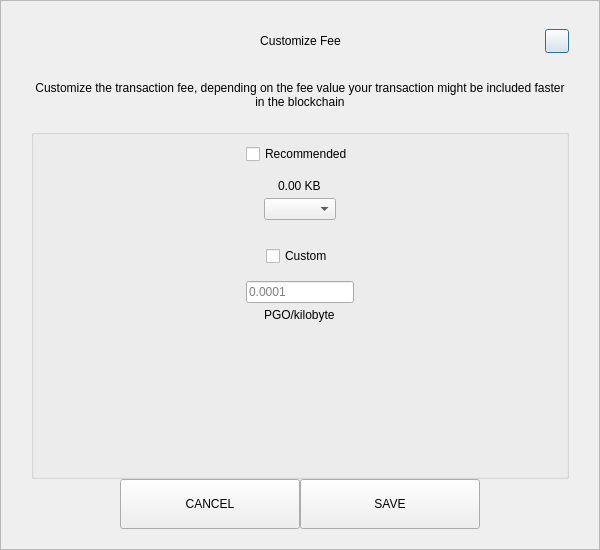
<?xml version="1.0" encoding="UTF-8"?>
<ui version="4.0">
 <class>SendCustomFeeDialog</class>
 <widget class="QDialog" name="SendCustomFeeDialog">
  <property name="geometry">
   <rect>
    <x>0</x>
    <y>0</y>
    <width>600</width>
    <height>550</height>
   </rect>
  </property>
  <property name="windowTitle">
   <string>Form</string>
  </property>
  <layout class="QVBoxLayout" name="verticalLayout_3">
   <property name="spacing">
    <number>0</number>
   </property>
   <property name="leftMargin">
    <number>0</number>
   </property>
   <property name="topMargin">
    <number>0</number>
   </property>
   <property name="rightMargin">
    <number>0</number>
   </property>
   <property name="bottomMargin">
    <number>0</number>
   </property>
   <item>
    <widget class="QFrame" name="frame">
     <property name="styleSheet">
      <string notr="true"/>
     </property>
     <property name="frameShape">
      <enum>QFrame::StyledPanel</enum>
     </property>
     <property name="frameShadow">
      <enum>QFrame::Raised</enum>
     </property>
     <layout class="QVBoxLayout" name="verticalLayout_2">
      <property name="spacing">
       <number>0</number>
      </property>
      <property name="leftMargin">
       <number>30</number>
      </property>
      <property name="topMargin">
       <number>20</number>
      </property>
      <property name="rightMargin">
       <number>30</number>
      </property>
      <property name="bottomMargin">
       <number>20</number>
      </property>
      <item>
       <layout class="QHBoxLayout" name="horizontalLayout_3">
        <property name="spacing">
         <number>0</number>
        </property>
        <item>
         <spacer name="horizontalSpacer_21">
          <property name="orientation">
           <enum>Qt::Horizontal</enum>
          </property>
          <property name="sizeHint" stdset="0">
           <size>
            <width>40</width>
            <height>20</height>
           </size>
          </property>
         </spacer>
        </item>
        <item>
         <widget class="QLabel" name="labelTitle">
          <property name="minimumSize">
           <size>
            <width>0</width>
            <height>40</height>
           </size>
          </property>
          <property name="maximumSize">
           <size>
            <width>16777215</width>
            <height>40</height>
           </size>
          </property>
          <property name="styleSheet">
           <string notr="true">padding-left:24px;</string>
          </property>
          <property name="text">
           <string>Customize Fee</string>
          </property>
          <property name="alignment">
           <set>Qt::AlignCenter</set>
          </property>
          <property name="margin">
           <number>7</number>
          </property>
         </widget>
        </item>
        <item>
         <spacer name="horizontalSpacer">
          <property name="orientation">
           <enum>Qt::Horizontal</enum>
          </property>
          <property name="sizeHint" stdset="0">
           <size>
            <width>40</width>
            <height>20</height>
           </size>
          </property>
         </spacer>
        </item>
        <item>
         <widget class="QPushButton" name="btnEsc">
          <property name="minimumSize">
           <size>
            <width>24</width>
            <height>24</height>
           </size>
          </property>
          <property name="maximumSize">
           <size>
            <width>24</width>
            <height>24</height>
           </size>
          </property>
          <property name="text">
           <string/>
          </property>
         </widget>
        </item>
       </layout>
      </item>
      <item>
       <spacer name="verticalSpacer_2">
        <property name="orientation">
         <enum>Qt::Vertical</enum>
        </property>
        <property name="sizeType">
         <enum>QSizePolicy::Fixed</enum>
        </property>
        <property name="sizeHint" stdset="0">
         <size>
          <width>20</width>
          <height>20</height>
         </size>
        </property>
       </spacer>
      </item>
      <item>
       <widget class="QLabel" name="labelMessage">
        <property name="text">
         <string>Customize the transaction fee, depending on the fee value your transaction might be included faster in the blockchain</string>
        </property>
        <property name="alignment">
         <set>Qt::AlignCenter</set>
        </property>
        <property name="wordWrap">
         <bool>true</bool>
        </property>
       </widget>
      </item>
      <item>
       <spacer name="verticalSpacer_3">
        <property name="orientation">
         <enum>Qt::Vertical</enum>
        </property>
        <property name="sizeType">
         <enum>QSizePolicy::Fixed</enum>
        </property>
        <property name="sizeHint" stdset="0">
         <size>
          <width>20</width>
          <height>20</height>
         </size>
        </property>
       </spacer>
      </item>
      <item>
       <widget class="QGroupBox" name="groupBox">
        <property name="title">
         <string/>
        </property>
        <layout class="QVBoxLayout" name="verticalLayout">
         <property name="leftMargin">
          <number>12</number>
         </property>
         <property name="rightMargin">
          <number>12</number>
         </property>
         <item>
          <layout class="QVBoxLayout" name="verticalLayout_4">
           <property name="spacing">
            <number>5</number>
           </property>
           <item alignment="Qt::AlignHCenter">
            <widget class="QCheckBox" name="checkBoxRecommended">
             <property name="text">
              <string>Recommended</string>
             </property>
            </widget>
           </item>
           <item>
            <spacer name="verticalSpacer_5">
             <property name="orientation">
              <enum>Qt::Vertical</enum>
             </property>
             <property name="sizeType">
              <enum>QSizePolicy::Fixed</enum>
             </property>
             <property name="sizeHint" stdset="0">
              <size>
               <width>20</width>
               <height>10</height>
              </size>
             </property>
            </spacer>
           </item>
           <item alignment="Qt::AlignHCenter">
            <widget class="QLabel" name="labelFee">
             <property name="text">
              <string>0.00 KB</string>
             </property>
            </widget>
           </item>
           <item alignment="Qt::AlignHCenter">
            <widget class="QComboBox" name="comboBoxRecommended"/>
           </item>
          </layout>
         </item>
         <item>
          <spacer name="verticalSpacer">
           <property name="orientation">
            <enum>Qt::Vertical</enum>
           </property>
           <property name="sizeType">
            <enum>QSizePolicy::Fixed</enum>
           </property>
           <property name="sizeHint" stdset="0">
            <size>
             <width>20</width>
             <height>20</height>
            </size>
           </property>
          </spacer>
         </item>
         <item>
          <layout class="QVBoxLayout" name="verticalLayout_5">
           <property name="spacing">
            <number>5</number>
           </property>
           <item alignment="Qt::AlignHCenter">
            <widget class="QCheckBox" name="checkBoxCustom">
             <property name="text">
              <string>Custom</string>
             </property>
            </widget>
           </item>
           <item>
            <spacer name="verticalSpacer_6">
             <property name="orientation">
              <enum>Qt::Vertical</enum>
             </property>
             <property name="sizeType">
              <enum>QSizePolicy::Fixed</enum>
             </property>
             <property name="sizeHint" stdset="0">
              <size>
               <width>20</width>
               <height>10</height>
              </size>
             </property>
            </spacer>
           </item>
           <item alignment="Qt::AlignHCenter">
            <widget class="QLineEdit" name="lineEditCustomFee">
             <property name="placeholderText">
              <string notr="true">0.0001</string>
             </property>
            </widget>
           </item>
           <item alignment="Qt::AlignHCenter">
            <widget class="QLabel" name="labelCustomFee">
             <property name="text">
              <string>PGO/kilobyte</string>
             </property>
            </widget>
           </item>
          </layout>
         </item>
         <item>
          <spacer name="verticalSpacer_4">
           <property name="orientation">
            <enum>Qt::Vertical</enum>
           </property>
           <property name="sizeHint" stdset="0">
            <size>
             <width>20</width>
             <height>40</height>
            </size>
           </property>
          </spacer>
         </item>
        </layout>
       </widget>
      </item>
      <item>
       <layout class="QHBoxLayout" name="horizontalLayout" stretch="1,2,2,1">
        <item>
         <spacer name="horizontalSpacer1">
          <property name="orientation">
           <enum>Qt::Horizontal</enum>
          </property>
          <property name="sizeHint" stdset="0">
           <size>
            <width>40</width>
            <height>20</height>
           </size>
          </property>
         </spacer>
        </item>
        <item>
         <widget class="QPushButton" name="btnCancel">
          <property name="minimumSize">
           <size>
            <width>180</width>
            <height>50</height>
           </size>
          </property>
          <property name="focusPolicy">
           <enum>Qt::NoFocus</enum>
          </property>
          <property name="text">
           <string>CANCEL</string>
          </property>
         </widget>
        </item>
        <item>
         <widget class="QPushButton" name="btnSave">
          <property name="minimumSize">
           <size>
            <width>180</width>
            <height>50</height>
           </size>
          </property>
          <property name="focusPolicy">
           <enum>Qt::NoFocus</enum>
          </property>
          <property name="text">
           <string>SAVE</string>
          </property>
         </widget>
        </item>
        <item>
         <spacer name="horizontalSpacer_2">
          <property name="orientation">
           <enum>Qt::Horizontal</enum>
          </property>
          <property name="sizeHint" stdset="0">
           <size>
            <width>40</width>
            <height>20</height>
           </size>
          </property>
         </spacer>
        </item>
       </layout>
      </item>
     </layout>
    </widget>
   </item>
  </layout>
 </widget>
 <resources/>
 <connections/>
</ui>
